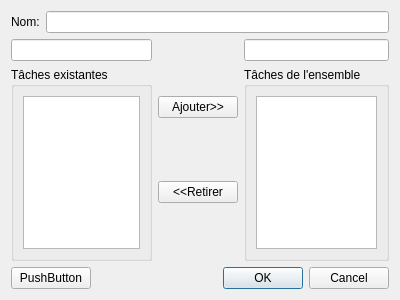
<?xml version="1.0" encoding="UTF-8"?>
<ui version="4.0">
 <class>gestionEnsemble</class>
 <widget class="QDialog" name="gestionEnsemble">
  <property name="geometry">
   <rect>
    <x>0</x>
    <y>0</y>
    <width>400</width>
    <height>300</height>
   </rect>
  </property>
  <property name="windowTitle">
   <string>Dialog</string>
  </property>
  <layout class="QVBoxLayout" name="verticalLayout">
   <item>
    <layout class="QHBoxLayout" name="horizontalLayout">
     <item>
      <widget class="QLabel" name="label">
       <property name="text">
        <string>Nom:</string>
       </property>
      </widget>
     </item>
     <item>
      <widget class="QLineEdit" name="lineEdit_3"/>
     </item>
    </layout>
   </item>
   <item>
    <layout class="QHBoxLayout" name="horizontalLayout_3">
     <item>
      <layout class="QVBoxLayout" name="verticalLayout_2">
       <item>
        <widget class="QLineEdit" name="lineEdit"/>
       </item>
       <item>
        <widget class="QGroupBox" name="groupBox">
         <property name="title">
          <string>Tâches existantes</string>
         </property>
         <layout class="QVBoxLayout" name="verticalLayout_5">
          <item>
           <widget class="QListView" name="listView"/>
          </item>
         </layout>
        </widget>
       </item>
      </layout>
     </item>
     <item>
      <layout class="QVBoxLayout" name="verticalLayout_3">
       <item>
        <widget class="QPushButton" name="pushButton">
         <property name="text">
          <string>Ajouter&gt;&gt;</string>
         </property>
        </widget>
       </item>
       <item>
        <widget class="QPushButton" name="pushButton_2">
         <property name="text">
          <string>&lt;&lt;Retirer</string>
         </property>
        </widget>
       </item>
      </layout>
     </item>
     <item>
      <layout class="QVBoxLayout" name="verticalLayout_4">
       <item>
        <widget class="QLineEdit" name="lineEdit_2"/>
       </item>
       <item>
        <widget class="QGroupBox" name="groupBox_2">
         <property name="title">
          <string>Tâches de l'ensemble</string>
         </property>
         <layout class="QVBoxLayout" name="verticalLayout_6">
          <item>
           <widget class="QListWidget" name="listWidget"/>
          </item>
         </layout>
        </widget>
       </item>
      </layout>
     </item>
    </layout>
   </item>
   <item>
    <layout class="QHBoxLayout" name="horizontalLayout_4">
     <item>
      <widget class="QPushButton" name="pushButton_3">
       <property name="text">
        <string>PushButton</string>
       </property>
      </widget>
     </item>
     <item>
      <widget class="QDialogButtonBox" name="buttonBox">
       <property name="orientation">
        <enum>Qt::Horizontal</enum>
       </property>
       <property name="standardButtons">
        <set>QDialogButtonBox::Cancel|QDialogButtonBox::Ok</set>
       </property>
      </widget>
     </item>
    </layout>
   </item>
  </layout>
 </widget>
 <resources/>
 <connections>
  <connection>
   <sender>buttonBox</sender>
   <signal>accepted()</signal>
   <receiver>gestionEnsemble</receiver>
   <slot>accept()</slot>
   <hints>
    <hint type="sourcelabel">
     <x>248</x>
     <y>254</y>
    </hint>
    <hint type="destinationlabel">
     <x>157</x>
     <y>274</y>
    </hint>
   </hints>
  </connection>
  <connection>
   <sender>buttonBox</sender>
   <signal>rejected()</signal>
   <receiver>gestionEnsemble</receiver>
   <slot>reject()</slot>
   <hints>
    <hint type="sourcelabel">
     <x>316</x>
     <y>260</y>
    </hint>
    <hint type="destinationlabel">
     <x>286</x>
     <y>274</y>
    </hint>
   </hints>
  </connection>
 </connections>
</ui>
